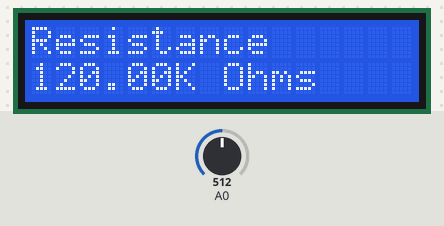
Bench run of a sketch on a simulated Arduino Uno, built with avr-gcc and run on an emulated ATmega328P. On the bench: 16×2 character LCD. The test bench sets the inputs (shaded band); at power-on: A0 = 512. What the sketch prints to the serial monitor is not drawn.

Above: at 3.2 s.
3.3 s: A0 set to 963
At 3.9 s:
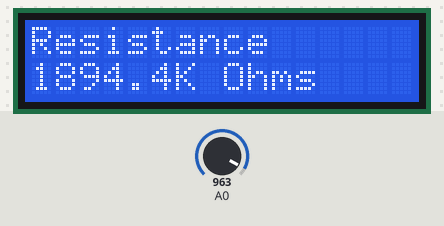
5.0 s: A0 set to 989
At 7.2 s:
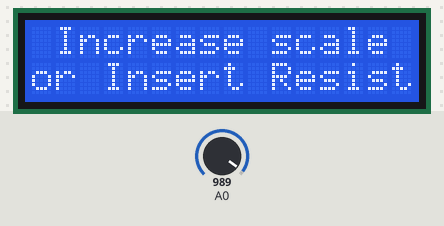
7.5 s: A0 set to 0
At 9.7 s:
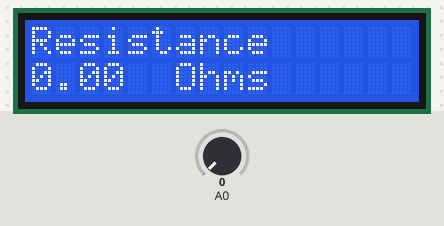
10.0 s: A0 set to 7
At 11.7 s:
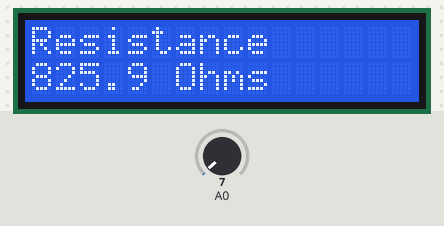
12.4 s: A0 set to 10
At 14.6 s:
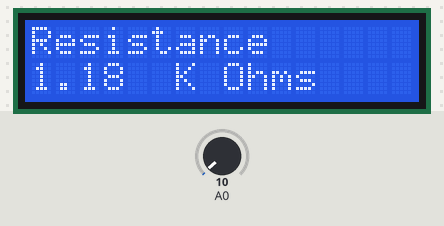
14.9 s: A0 set to 1010
At 17.1 s:
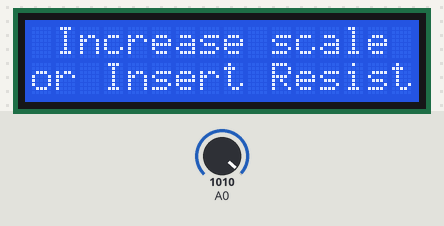
Timing chart, 0 to 18.4 s (numbered marks = the images above; inputs shaded):
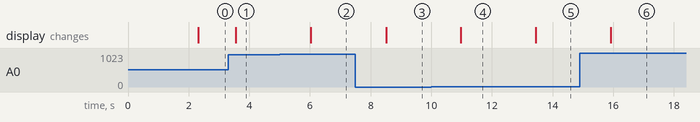

The sketch:

sketch_apr01a.ino
```cpp
#include <Wire.h>
#include <LiquidCrystal_I2C.h>

LiquidCrystal_I2C lcd(0x27,16,2);

float Vout_ohm, new_Vout_ohm, Vref_div_newVout_ohm, R2, Vdc ;

int Vref = 4.85;
float R1K = 120;

void setup() {
  Serial.begin(9600) ;
  lcd.init();
  lcd.backlight();
  pinMode(A0, INPUT) ;
  lcd.setCursor(4,0);
  lcd.print("RESISTOR");
  lcd.setCursor(5,1);
  lcd.print("METER");
  delay(2000);

}

void loop() {
  R2 = 0 ;
  for (int i=0; i < 1000; i++) {
  Vout_ohm = analogRead(A0);
    new_Vout_ohm = (Vout_ohm*Vref) / 1024 ;
    Vref_div_newVout_ohm = Vref / new_Vout_ohm ;
    R2 += (R1K) / (Vref_div_newVout_ohm - 1) ;}
    R2 = R2/1000.0 ;
    if (new_Vout_ohm > 3.4) {R2 += R2*0/100.0;}
    Serial.println(new_Vout_ohm);

    if (new_Vout_ohm > 3.8) {
      lcd.clear();
      lcd.setCursor(0,0);
      lcd.print(" Increase scale");
      lcd.setCursor(0,1);
      lcd.print("or Insert Resist");
      delay(1000);

      }

    else {
    if (R2<1){
      lcd.clear();
      R2 = R2*1000;
      lcd.setCursor(0,0);
      lcd.print("Resistance");
      lcd.setCursor(0,1);
      lcd.print(R2);
      lcd.setCursor(5,1);
      lcd.print(" Ohms");
      delay(1000);}
    else if (R2>1) {
      lcd.clear();
      lcd.setCursor(0,0);
      lcd.print("Resistance");
      lcd.setCursor(0,1);
      lcd.print(R2);
      lcd.setCursor(6,1);
      lcd.print("K Ohms");
      delay(1000);
      }
   }
}
```

Measured:
- the behaviour switches between 972 and 973 on A0 (found by bisection; images 1 and 2)
- the behaviour switches between 8 and 9 on A0 (found by bisection; images 4 and 5)
- after the input at 3.3 s, the display: changes after 0.25 s (image 1)
- after the input at 5.0 s, the display: changes after 1.0 s (image 2)
- after the input at 7.5 s, the display: changes after 1.0 s (image 3)
- after the input at 10.0 s, the display: changes after 0.98 s (image 4)
- after the input at 12.4 s, the display: changes after 1.0 s (image 5)
- after the input at 14.9 s, the display: changes after 1.0 s (image 6)
